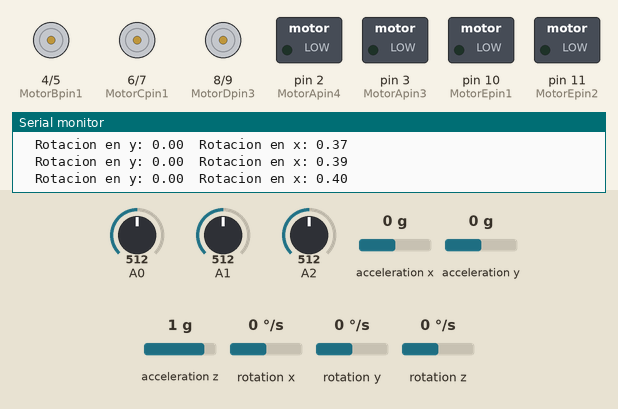
This sketch was run on a simulated Arduino Uno, built with avr-gcc and run on an emulated ATmega328P. Parts: motor-driver pin pairs drawn as motors (green arrow = first pin HIGH = forward, orange = second pin HIGH = backward, longer = more drive), switched loads named in the sketch (green lamp = pin HIGH), the last lines printed to the serial monitor. The inputs (shaded band) are chosen by the test bench; at power-on: rotation x 0 °/s, A2 = 512, A0 = 512, A1 = 512, acceleration x 0 g, acceleration y 0 g, acceleration z 1 g, rotation y 0 °/s, rotation z 0 °/s.

Above: at 1.2 s.
1.3 s: rotation x set to -11 °/s
4.3 s: rotation x set to -14 °/s
At 5.1 s:
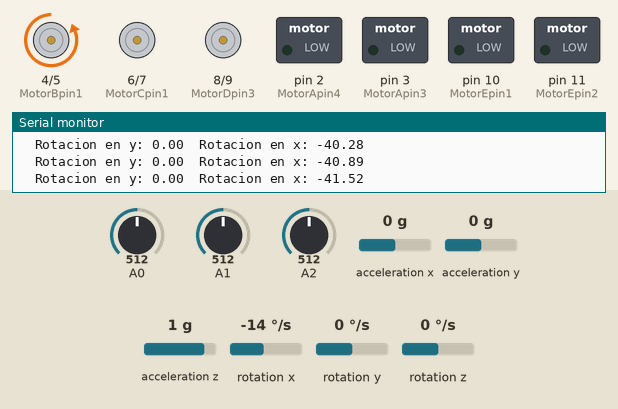
6.0 s: A2 set to 266
7.5 s: A2 set to 245
At 8.2 s:
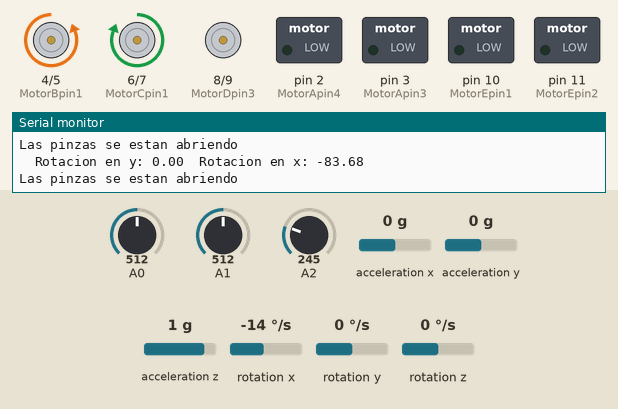
9.0 s: A0 set to 244
12.0 s: A0 set to 220
At 12.4 s:
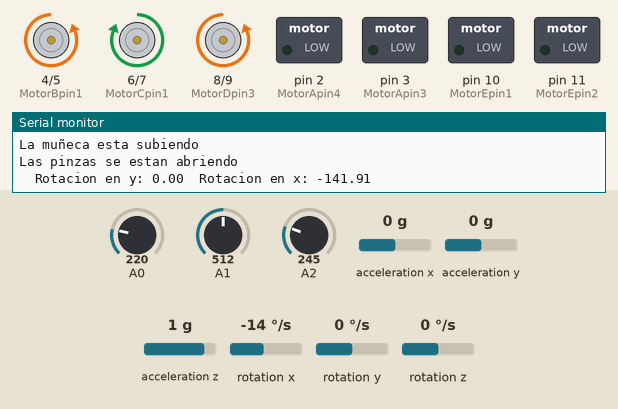
Timing chart, 0 to 14.5 s (numbered marks = the images above; inputs shaded):
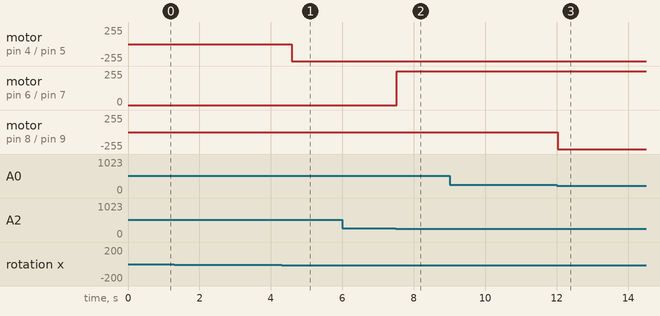

The sketch:

PROGRAMA_ARDUINO_1.0.ino
```cpp
#include "I2Cdev.h"
#include "MPU6050.h"
#include "Wire.h"

//Direccion del giroscopio
const int mpuAddress = 0x68;  // Puede ser 0x68 o 0x69
MPU6050 mpu(mpuAddress);

//Posiciones de espacio
int ax, ay, az;
int gx, gy, gz;

//Declaracion de variables tiempo y giro
long tiempo_prev, dt;
float girosc_ang_x, girosc_ang_y,girosc_ang_z;
float girosc_ang_x_prev, girosc_ang_y_prev, girosc_ang_z_prev;

//Funcion de giro
void updateGiro()
{
   dt = millis() - tiempo_prev;
   tiempo_prev = millis();
   girosc_ang_x = (gx / 131)*dt / 1000.0 + girosc_ang_x_prev+0.015;
   girosc_ang_y = (gy / 131)*dt / 1000.0 + girosc_ang_y_prev;
   girosc_ang_z = (gy / 131)*dt / 1000.0 + girosc_ang_z_prev;
   girosc_ang_x_prev = girosc_ang_x;
   girosc_ang_y_prev = girosc_ang_y;
   girosc_ang_z_prev = girosc_ang_z;
}

//Motor A
const int MotorApin4 = 2;
const int MotorApin3 = 3;
//Motor B
const int MotorBpin2 = 5;
const int MotorBpin1 = 4;
//Motor C
const int MotorCpin2 = 7;
const int MotorCpin1 = 6;
//Motor D
const int MotorDpin4 = 9;
const int MotorDpin3 = 8;
//Motor E
const int MotorEpin2 = 11;
const int MotorEpin1 = 10;


//S.flexible 1
const int Sflexible = A0;
int Estadoflexible = 0;

//S.flexible 2
const int Sflexible2 = A1;
int Estadoflexible2 = 0;
const int Sflexible3 = A2;
int Estadoflexible3 = 0;
void setup()
{
  //Inicia el monitor serie
  Serial.begin(9600);

  //Inicia el giroscopio
  Wire.begin();
  mpu.initialize();
  Serial.println(mpu.testConnection() ? F("IMU iniciado correctamente") : F("Error al iniciar IMU"));

  //Estado de los pines digitales
    pinMode(2, OUTPUT);
    pinMode(3, OUTPUT);
    pinMode(4, OUTPUT);
    pinMode(5, OUTPUT);
    pinMode(6, OUTPUT);
    pinMode(7, OUTPUT);
    pinMode(8, OUTPUT);
    pinMode(9, OUTPUT);
    pinMode(10, OUTPUT);
    pinMode(11, OUTPUT);

}

void loop()
{
  // Leer las velocidades angulares
   mpu.getRotation(&gx, &gy, &gz);
   updateGiro();

 // Serial.println(Estadoflexible3);
 //Serial.println(Estadoflexible2);

   // Mostrar resultados
   Serial.print(F("\tRotacion en y: "));
   Serial.print(girosc_ang_y);
   Serial.print(F("\tRotacion en x: "));
   Serial.println(girosc_ang_x);
   //Lee los estados
  //Instrucciones giroscopio
  if(girosc_ang_y > 35){
   digitalWrite(3, HIGH);
   digitalWrite(2, LOW);
    }
    else if(girosc_ang_y < -35){
    digitalWrite(3, LOW);
    digitalWrite(2, HIGH);
    }
     else{
    digitalWrite(3, LOW);
    digitalWrite(2, LOW);
    }

    if(girosc_ang_x > 35){
   digitalWrite(4, HIGH);
   digitalWrite(5, LOW);
    }
    else if(girosc_ang_x <- 35){
    digitalWrite(4, LOW);
    digitalWrite(5, HIGH);
    }
     else{
    digitalWrite(4, LOW);
    digitalWrite(5, LOW);
    }
      Estadoflexible2 = analogRead(A1);
  //Ajusta el valor de el estado a sus grados(0-180)
  Estadoflexible3 = analogRead(A2);

  //Lee los estados
  Estadoflexible = analogRead(A0);
  //Instrucciones sensores flexibles
  if (Estadoflexible >= 160 && Estadoflexible <= 190){
    digitalWrite(8, HIGH);
    digitalWrite(9, LOW);
    Serial.print("La muñeca esta bajando\n");
  }else if (Estadoflexible >= 210 && Estadoflexible <= 230){
    digitalWrite(9, HIGH);
    digitalWrite(8, LOW);
    Serial.print("La muñeca esta subiendo\n");
  } else{
    digitalWrite(8, LOW);
    digitalWrite(9, LOW);
  }
   if (Estadoflexible2 >= 180 && Estadoflexible2 <= 200){
    digitalWrite(10, HIGH);
    digitalWrite(11, LOW);
    Serial.print("Las pinzas se estan abriendo\n");
  }else if (Estadoflexible2 >= 150 && Estadoflexible2 <= 175){
    digitalWrite(11, HIGH);
    digitalWrite(10, LOW);
    Serial.print("Las pinzas se estan cerrando\n");
  } else{
    digitalWrite(10, LOW);
    digitalWrite(11, LOW);
  }
  if (Estadoflexible3 >= 240 && Estadoflexible3 <= 255){
    digitalWrite(6, HIGH);
    digitalWrite(7, LOW);
    Serial.print("Las pinzas se estan abriendo\n");
  }else if (Estadoflexible3 >= 205 && Estadoflexible3 <= 235){
    digitalWrite(6, LOW);
    digitalWrite(7, HIGH);
    Serial.print("Las pinzas se estan cerrando\n");
  } else{
    digitalWrite(6, LOW);
    digitalWrite(7, LOW);
  }
}
```

Measured:
- the behaviour switches between -12 and -13 °/s on rotation x (found by bisection; images 0 and 1)
- the behaviour switches between 256 and 255 on A2 (found by bisection; images 1 and 2)
- the behaviour switches between 231 and 230 on A0 (found by bisection; images 2 and 3)
- after the input at 7.5 s, motor on pin 6 (MotorCpin1) / pin 7 (MotorCpin2): stopped → forward 255/255 at once
- after the input at 12.0 s, motor on pin 8 (MotorDpin3) / pin 9 (MotorDpin4): stopped → backward 255/255 at once
